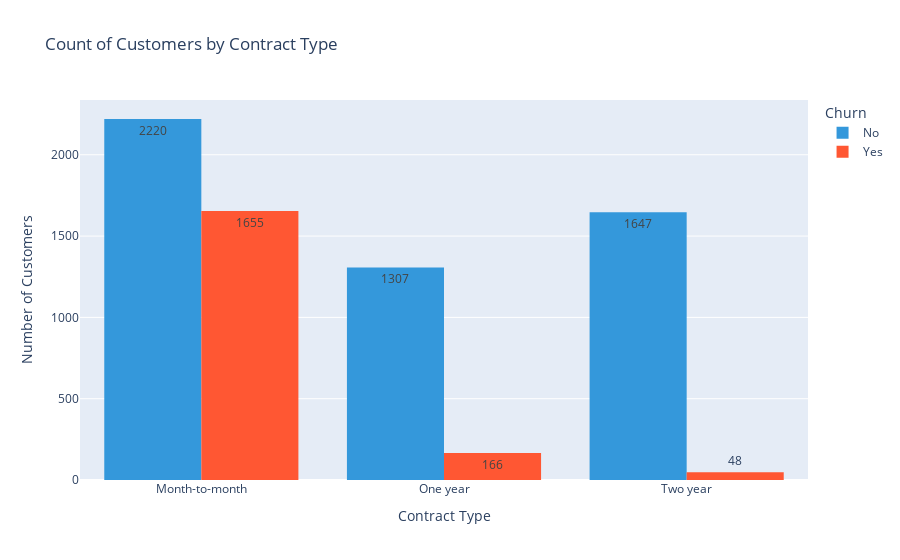

Notebook code cell kept with this figure:
### Markdown cell above
people who have used our services for a long time have stayed and people who have used our sevices 

1 or 2 months  have churned

### Code cell
# ------------------------------------------------
# 📝 Seaborn/Matplotlib: Countplot for Contract Type vs Churn
# ------------------------------------------------

# Set figure size for better visualization
plt.figure(figsize=(4, 4))

# Create a count plot to show the distribution of contract types with churn information
ax = sns.countplot(x="Contract", data=df, hue="Churn")

# Add data labels on the bars
ax.bar_label(ax.containers[0])

# Set title for the plot
plt.title("Count of Customers by Contract")

# Show the plot
plt.show()

# ------------------------------------------------
# 📝 Explanation:
# ------------------------------------------------
# ✅ `sns.countplot(x="Contract", data=df, hue="Churn")`:
#    - **x="Contract"**: Displays different contract types on the x-axis.
#    - **hue="Churn"**: Differentiates the bars based on **Churn (Yes/No)**.
#    - This helps in understanding which contract type has **higher churn rates**.
#
# ✅ `ax.bar_label(ax.containers[0])`: 
#    - Adds **numeric labels** on top of the bars to show exact counts.
#
# ✅ `plt.figure(figsize=(4,4))`:
#    - Adjusts **figure size** for better clarity.
#
# ✅ `plt.title("Count of Customers by Contract")`: 
#    - Sets a **descriptive title** for the visualization.

# ------------------------------------------------
# 🚀 Next Step: Interactive Plotly Version
# ------------------------------------------------

# ------------------------------------------------
# 📝 Plotly: Interactive Countplot for Contract Type vs Churn
# ------------------------------------------------
fig = px.histogram(
    df, 
    x="Contract", 
    color="Churn", 
    title="Count of Customers by Contract Type",
    labels={"Contract": "Contract Type", "count": "Number of Customers"},
    barmode="group",  # Grouped bars for better comparison
    text_auto=True,  # Show data labels on bars
    color_discrete_map={"Yes": "#FF5733", "No": "#3498DB"}  # Define custom colors
)

# Update layout for better visualization
fig.update_layout(
    xaxis_title="Contract Type",
    yaxis_title="Number of Customers",
    legend_title="Churn",
    bargap=0.2  # Slight gap between bars for clarity
)

# Show interactive visualization
fig.show()

# ------------------------------------------------
# 📝 Explanation:
# ------------------------------------------------
# ✅ `px.histogram(...)`:
#    - Creates an **interactive bar chart**.
#    - `x="Contract"`: Displays different **contract types** on the x-axis.
#    - `color="Churn"`: Differentiates bars based on **Churn (Yes/No)**.
#    - `barmode="group"`: Places bars **side by side** for easy comparison.
#    - `text_auto=True`: **Displays exact counts** on the bars.
#    - `color_discrete_map={"Yes": "#FF5733", "No": "#3498DB"}`:
#      - **Yes (Churned Customers)** → Orange-Red (#FF5733)
#      - **No (Non-Churned Customers)** → Blue (#3498DB)
#
# ✅ `fig.update_layout(...)`:
#    - Adjusts **axis labels, legend, and bar spacing** for better clarity.
#
# ✅ `fig.show()`: 
#    - Displays the **interactive Plotly visualization**.

# ------------------------------------------------
# 🚀 Why Use Plotly?
# ------------------------------------------------
# ✅ **Hover Tooltips**: See exact values by hovering over bars.
# ✅ **Interactive Filtering**: Click legend items to filter churned vs non-churned customers.
# ✅ **Better Readability**: Grouped bars help in easy visual comparison.

### Figure 1 — Plotly figure (JSON) as saved in the notebook; plotly's stock layout.template omitted (floating-point values rounded to 4 significant figures; data arrays with more than 128 entries replaced by an {"elided": "..."} marker saying what was removed)
{"data": [{"alignmentgroup": "True", "bingroup": "x", "hovertemplate": "Churn=No<br>Contract Type=%{x}<br>count=%{y}<extra></extra>", "legendgroup": "No", "marker": {"color": "#3498DB", "pattern": {"shape": ""}}, "name": "No", "offsetgroup": "No", "orientation": "v", "showlegend": true, "texttemplate": "%{value}", "type": "histogram", "x": {"elided": "5174 str values"}, "xaxis": "x", "yaxis": "y"}, {"alignmentgroup": "True", "bingroup": "x", "hovertemplate": "Churn=Yes<br>Contract Type=%{x}<br>count=%{y}<extra></extra>", "legendgroup": "Yes", "marker": {"color": "#FF5733", "pattern": {"shape": ""}}, "name": "Yes", "offsetgroup": "Yes", "orientation": "v", "showlegend": true, "texttemplate": "%{value}", "type": "histogram", "x": {"elided": "1869 str values"}, "xaxis": "x", "yaxis": "y"}], "layout": {"bargap": 0.2, "barmode": "group", "legend": {"title": {"text": "Churn"}, "tracegroupgap": 0}, "title": {"text": "Count of Customers by Contract Type"}, "xaxis": {"anchor": "y", "domain": [0, 1], "title": {"text": "Contract Type"}}, "yaxis": {"anchor": "x", "domain": [0, 1], "title": {"text": "Number of Customers"}}}}
